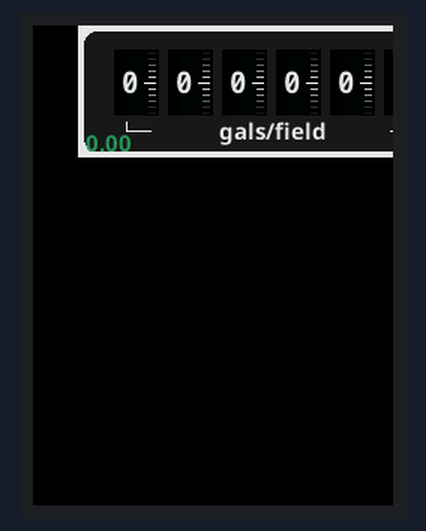
A sketch run on a simulated ESP32. Parts: 240×320 colour display.

Above: at 0.37 s.
At 5.24 s:
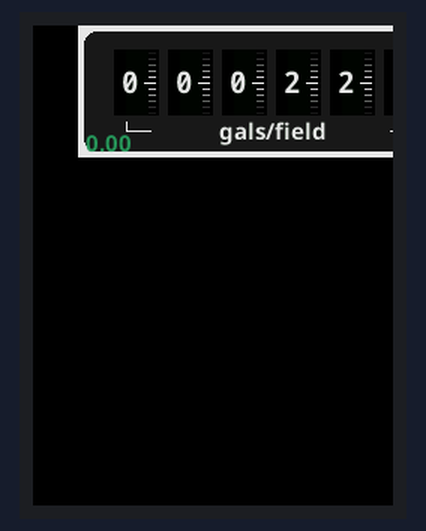
At 10.13 s:
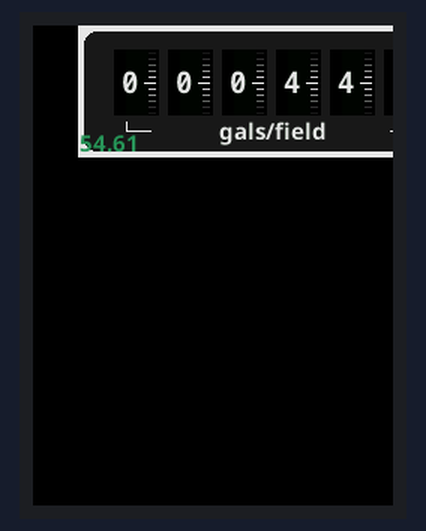
At 20.12 s:
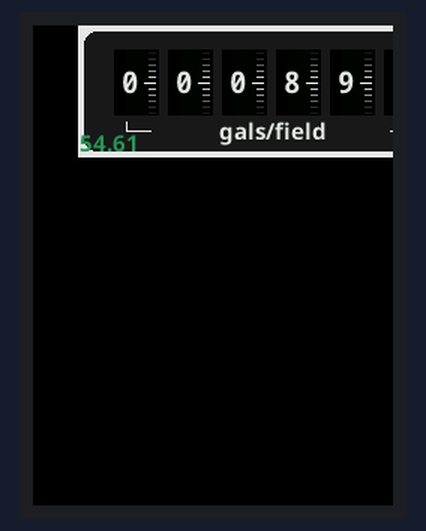
At 29.88 s:
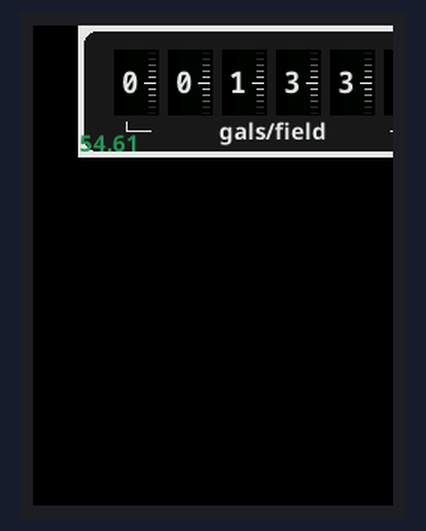
At 39.88 s:
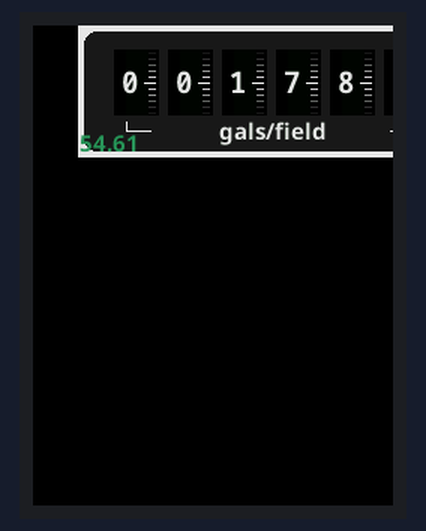

The sketch:

SQ-Test_FieldTotal.ino
```cpp
#include <TFT_eSPI.h>
#include "Latin_Hiragana_24.h"
#include "NotoSansBold15.h"
#include "NotoSansMonoSCB20.h"
TFT_eSPI tft = TFT_eSPI();
TFT_eSprite sprite= TFT_eSprite(&tft);


#define latin Latin_Hiragana_24
#define small NotoSansBold15
#define digits NotoSansMonoSCB20

#define c1 0xE73C //white
#define c2 0x18C3  //gray
#define c3 0x9986 //red
#define c4 0x2CAB  //green
#define c5 0xBDEF //gold

int fromTop=4;
int left=4;
int width=250;
int heigth=80;

uint16_t grays[60]={0};
uint16_t lines[11]={0};
int sec=0;
int pos=0;

int digit0=0;
int digit1=0;
int digit2=0;
int digit3=0;
int digit4=0;

long start=0;
long end=0;
int counter=0;
double fps=0;

int longLine=4;
int animationTimer=0;

void setup() {

  tft.init();
  tft.setRotation(0);
  tft.invertDisplay(true);
  tft.fillScreen(TFT_BLACK);
 for(int i=0;i<50;i++)
  grays[i]=tft.color565(i*5, i*5, i*5);

lines[0]=grays[5]; lines[1]=grays[10]; lines[2]=grays[20]; lines[3]=grays[30]; lines[4]=grays[40]; lines[5]=grays[49];
lines[6]=grays[40]; lines[7]=grays[30]; lines[8]=grays[20]; lines[9]=grays[10]; lines[10]=grays[5];


sprite.createSprite(258,88);
sprite.setTextDatum(4);


}

void loop() {
  if (sec%3 == 0){
      draw_counter(digit0, digit1, digit2, digit3, digit4, sec);
      }
  sec++;
  if(sec==10)
    {sec=0;
    digit4++;
    if(digit4==10){digit4=0; digit3++;}
    if(digit3==10){digit3=0; digit2++;}
    if(digit2==10){digit2=0; digit1++;}
    if(digit1==10){digit1=0; digit0++;}
    }
  animationTimer++;
  if(animationTimer==4)
  {
    animationTimer=0;
    longLine++;
    if( longLine==11)
    longLine=0;
  }
}

void draw_counter(int d0, int d1, int d2, int d3, int d4, int d5)
{

if(counter==0){
    start=millis();
  }
counter++;
if(counter==100)
{
  end=millis();
  fps=100/((end-start)/1000.00)*3;
  counter=0;
}
sprite.fillSprite(c1);
sprite.fillSmoothRoundRect(left,fromTop,width,heigth,8,c2,c1);
//Draws the 5 digits
for(int i=0;i<6;i++){
  sprite.fillRectHGradient(left+(20)+(i*36), fromTop+12, 15, 44, TFT_BLACK,grays[2]);
  sprite.fillRectHGradient(left+(35)+(i*36), fromTop+12, 15, 44, grays[2],TFT_BLACK);
  if (i < 5) { //Skip final digit ticks
    for(int j=0;j<11;j++)
    if(j==5)
    sprite.drawLine(left+(40)+(i*36),fromTop+14+(j*4),left+(47)+(i*36),fromTop+14+(j*4),lines[j]);
    else
    sprite.drawLine(left+(43)+(i*36),fromTop+14+(j*4),left+(47)+(i*36),fromTop+14+(j*4),lines[j]);
    }
  }
// Final Digit ticks
for(int j=0;j<11;j++)
if(j==longLine)
sprite.drawLine(left+(40)+(5*36),fromTop+14+(j*4),left+(47)+(5*36),fromTop+14+(j*4),lines[j]);
else
sprite.drawLine(left+(43)+(5*36),fromTop+14+(j*4),left+(47)+(5*36),fromTop+14+(j*4),lines[j]);
//90 Angled Lines for bottom text
sprite.drawLine(left+28,fromTop+60,left+28,fromTop+66,c1);
sprite.drawLine(left+28,fromTop+66,left+44,fromTop+66,c1);
sprite.drawLine(left+132+36+36,fromTop+66,left+148+36+36,fromTop+66,c1);
sprite.drawLine(left+148+36+36,fromTop+66,left+148+36+36,fromTop+60,c1);
//bottom text
sprite.loadFont(small);
sprite.setTextColor(c1,c2);
sprite.drawString("gals/field",left+125,fromTop+68);
sprite.setTextColor(c4,c1);
sprite.drawString(String(fps),20,80);
sprite.setTextColor(c1,c2);
sprite.unloadFont();
//Digits
sprite.loadFont(digits);
sprite.setTextColor(c1,TFT_BLACK);
sprite.drawString(String(digit0),left+30,fromTop+35);
sprite.drawString(String(digit1),left+66,fromTop+35);
sprite.drawString(String(digit2),left+102,fromTop+35);
sprite.drawString(String(digit3),left+138,fromTop+35);
sprite.drawString(String(digit4),left+174,fromTop+35);
sprite.drawString(String(sec),left+210,fromTop+35);
sprite.unloadFont();
//Push to Screen
sprite.pushSprite(30,0);
}
```

Source omitted: Hiragana_24.h (data table, 330768 bytes), toSansBold15.h (data table, 65732 bytes), ansMonoSCB20.h (data table, 93723 bytes)
